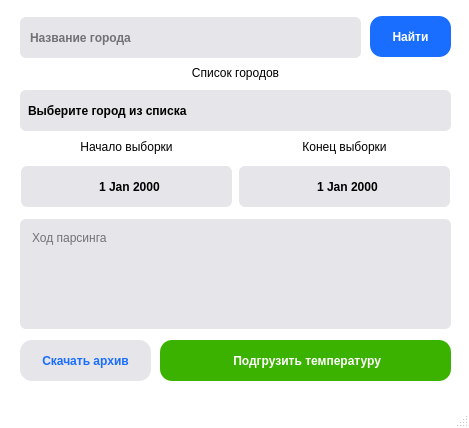
<?xml version="1.0" encoding="UTF-8"?>
<ui version="4.0">
 <class>WindowRP5</class>
 <widget class="QMainWindow" name="WindowRP5">
  <property name="enabled">
   <bool>true</bool>
  </property>
  <property name="geometry">
   <rect>
    <x>0</x>
    <y>0</y>
    <width>469</width>
    <height>428</height>
   </rect>
  </property>
  <property name="font">
   <font>
    <family>Calibri Light</family>
   </font>
  </property>
  <property name="focusPolicy">
   <enum>Qt::NoFocus</enum>
  </property>
  <property name="windowTitle">
   <string>Выгрузка с RP5</string>
  </property>
  <property name="styleSheet">
   <string notr="true">QMainWindow {
	background-color: white
}
QScrollBar:vertical {              
	background: #e5e5ea;
	border-radius: 3;
	border: none;
	max-width: 8px;
}
QScrollBar::handle:vertical {
	background-color: #196dff;
    border-radius: 3;
}
QScrollBar::handle:vertical:hover {
	background-color: #3b83ff; 
    min-height: 0px;
    border-radius: 3;
}
QScrollBar::add-line:vertical {
    height: 0px;
    subcontrol-position: bottom;
    subcontrol-origin: margin;
}
QScrollBar::sub-line:vertical {
    height: 0 px;
    subcontrol-position: top;
    subcontrol-origin: margin;
}
QScrollBar::add-page:vertical, QScrollBar::sub-page:vertical{
    background: #e5e5ea;
	border: none;
}
QComboBox QAbstractItemView {
	background: transparent;
	border-radius: 6;
    border: none;
	outline:0px;
	selection-background-color: white;
	selection-color: #196dff;
    padding: 8 0 8 0;
}</string>
  </property>
  <property name="documentMode">
   <bool>false</bool>
  </property>
  <widget class="QWidget" name="centralwidget">
   <property name="styleSheet">
    <string notr="true">background-color: #fff;</string>
   </property>
   <widget class="QLineEdit" name="inputCity">
    <property name="geometry">
     <rect>
      <x>20</x>
      <y>17</y>
      <width>341</width>
      <height>41</height>
     </rect>
    </property>
    <property name="font">
     <font>
      <family>Arial</family>
      <weight>75</weight>
      <bold>true</bold>
     </font>
    </property>
    <property name="styleSheet">
     <string notr="true">QLineEdit{
	background-color:rgba(229,229,234,1); 
	border-radius: 6;
	border: none;
	padding-left: 8px
}
QLineEdit:hover{
	background-color:rgba(242,242,247,1);
}
QLineEdit:pressed{
	background-color:rgba(188,188,192,1);
	border-radius: 12;
}</string>
    </property>
    <property name="inputMask">
     <string/>
    </property>
    <property name="text">
     <string/>
    </property>
    <property name="placeholderText">
     <string>Название города</string>
    </property>
   </widget>
   <widget class="QTextBrowser" name="textConsole">
    <property name="enabled">
     <bool>true</bool>
    </property>
    <property name="geometry">
     <rect>
      <x>20</x>
      <y>219</y>
      <width>431</width>
      <height>110</height>
     </rect>
    </property>
    <property name="font">
     <font>
      <family>Arial</family>
      <weight>50</weight>
      <bold>false</bold>
     </font>
    </property>
    <property name="styleSheet">
     <string notr="true">QTextBrowser{
	background-color:rgba(229,229,234,1); 
	border-radius: 6;
	border: none;
	padding: 8 4 8 8;
}
</string>
    </property>
    <property name="placeholderText">
     <string>Ход парсинга</string>
    </property>
   </widget>
   <widget class="QPushButton" name="btnParse">
    <property name="geometry">
     <rect>
      <x>20</x>
      <y>340</y>
      <width>131</width>
      <height>41</height>
     </rect>
    </property>
    <property name="font">
     <font>
      <family>Arial</family>
      <pointsize>9</pointsize>
      <weight>75</weight>
      <bold>true</bold>
     </font>
    </property>
    <property name="cursor">
     <cursorShape>PointingHandCursor</cursorShape>
    </property>
    <property name="styleSheet">
     <string notr="true">QPushButton{
	background-color: rgba(229,229,234,1);
	color: #196dff;
	border: none;
	border-radius: 12;
	border-style: outset;
}
QPushButton:hover{
	background-color: #dceaff; 
}
QPushButton:pressed{
	color: rgba(25, 109, 255, 0.7); 
	border-radius: 12;
}</string>
    </property>
    <property name="text">
     <string>Скачать архив</string>
    </property>
   </widget>
   <widget class="QPushButton" name="btnSearch">
    <property name="geometry">
     <rect>
      <x>370</x>
      <y>16</y>
      <width>81</width>
      <height>41</height>
     </rect>
    </property>
    <property name="font">
     <font>
      <family>Arial</family>
      <pointsize>9</pointsize>
      <weight>75</weight>
      <bold>true</bold>
     </font>
    </property>
    <property name="cursor">
     <cursorShape>PointingHandCursor</cursorShape>
    </property>
    <property name="styleSheet">
     <string notr="true">QPushButton{
	background-color: #196dff;
	color: white;
	border: none;
	border-radius: 12;
	border-style: outset;
}
QPushButton:hover{
	background-color: #3b83ff; 
}
QPushButton:pressed{
	color: rgba(255, 255, 255, 0.7);
	border-radius: 12;
}</string>
    </property>
    <property name="text">
     <string>Найти</string>
    </property>
   </widget>
   <widget class="QPushButton" name="btnDwnld_T">
    <property name="geometry">
     <rect>
      <x>160</x>
      <y>340</y>
      <width>291</width>
      <height>41</height>
     </rect>
    </property>
    <property name="font">
     <font>
      <family>Arial</family>
      <pointsize>9</pointsize>
      <weight>75</weight>
      <bold>true</bold>
     </font>
    </property>
    <property name="cursor">
     <cursorShape>PointingHandCursor</cursorShape>
    </property>
    <property name="styleSheet">
     <string notr="true">QPushButton{
	background-color: rgb(60,178,0);
	color: white;
	border: none;
	border-radius: 12;
	border-style: outset;
}
QPushButton:hover{
	background-color: rgba(60,178,0, 0.85); 
}
QPushButton:pressed{
	color: rgba(255, 255, 255, 0.7);
	border-radius: 12;
}</string>
    </property>
    <property name="text">
     <string> Подгрузить температуру</string>
    </property>
   </widget>
   <widget class="QComboBox" name="listCity">
    <property name="geometry">
     <rect>
      <x>20</x>
      <y>90</y>
      <width>431</width>
      <height>41</height>
     </rect>
    </property>
    <property name="font">
     <font>
      <family>Arial</family>
      <weight>75</weight>
      <bold>true</bold>
     </font>
    </property>
    <property name="cursor">
     <cursorShape>PointingHandCursor</cursorShape>
    </property>
    <property name="styleSheet">
     <string notr="true">QComboBox{
	background-color:rgba(229,229,234,1); 
	border: none;
	border-radius: 6;
	padding-left: 8px;
}

QComboBox:drop-down 
{
    width: 0px;
    height: 0px;
    border: 0px;
}
QComboBox:hover{
	background-color:rgba(242,242,247,1);
}
</string>
    </property>
    <property name="inputMethodHints">
     <set>Qt::ImhNone</set>
    </property>
    <property name="editable">
     <bool>false</bool>
    </property>
    <property name="currentText">
     <string/>
    </property>
    <property name="placeholderText">
     <string>Выберите город из списка</string>
    </property>
   </widget>
   <widget class="QLabel" name="label_11">
    <property name="enabled">
     <bool>true</bool>
    </property>
    <property name="geometry">
     <rect>
      <x>20</x>
      <y>65</y>
      <width>431</width>
      <height>16</height>
     </rect>
    </property>
    <property name="font">
     <font>
      <family>Arial</family>
      <pointsize>9</pointsize>
     </font>
    </property>
    <property name="text">
     <string>Список городов</string>
    </property>
    <property name="alignment">
     <set>Qt::AlignCenter</set>
    </property>
   </widget>
   <widget class="QLabel" name="label_9">
    <property name="enabled">
     <bool>true</bool>
    </property>
    <property name="geometry">
     <rect>
      <x>21</x>
      <y>138</y>
      <width>211</width>
      <height>17</height>
     </rect>
    </property>
    <property name="font">
     <font>
      <family>Arial</family>
      <pointsize>9</pointsize>
     </font>
    </property>
    <property name="text">
     <string>Начало выборки</string>
    </property>
    <property name="alignment">
     <set>Qt::AlignCenter</set>
    </property>
   </widget>
   <widget class="QLabel" name="label_10">
    <property name="enabled">
     <bool>true</bool>
    </property>
    <property name="geometry">
     <rect>
      <x>239</x>
      <y>138</y>
      <width>211</width>
      <height>17</height>
     </rect>
    </property>
    <property name="font">
     <font>
      <family>Arial</family>
      <pointsize>9</pointsize>
     </font>
    </property>
    <property name="text">
     <string>Конец выборки</string>
    </property>
    <property name="alignment">
     <set>Qt::AlignCenter</set>
    </property>
   </widget>
   <widget class="QDateEdit" name="dateEdit_start">
    <property name="geometry">
     <rect>
      <x>21</x>
      <y>166</y>
      <width>211</width>
      <height>41</height>
     </rect>
    </property>
    <property name="font">
     <font>
      <family>Arial</family>
      <weight>75</weight>
      <bold>true</bold>
     </font>
    </property>
    <property name="cursor">
     <cursorShape>PointingHandCursor</cursorShape>
    </property>
    <property name="styleSheet">
     <string notr="true">QDateEdit{
	background-color:rgba(229,229,234,1); 
	border-radius: 6;
	border: none;
	padding-left: 8px
}
QDateEdit:hover{
	background-color:rgba(242,242,247,1);
}
QDateEdit:pressed{
	background-color:rgba(188,188,192,1);
	border-radius: 6;
}
QDateEdit:up-button, QDateEdit:down-button{
    width: 0px;
    height: 0px;
    border: 0px;
}</string>
    </property>
    <property name="alignment">
     <set>Qt::AlignCenter</set>
    </property>
   </widget>
   <widget class="QDateEdit" name="dateEdit_end">
    <property name="geometry">
     <rect>
      <x>239</x>
      <y>166</y>
      <width>211</width>
      <height>41</height>
     </rect>
    </property>
    <property name="font">
     <font>
      <family>Arial</family>
      <weight>75</weight>
      <bold>true</bold>
      <kerning>true</kerning>
     </font>
    </property>
    <property name="cursor">
     <cursorShape>PointingHandCursor</cursorShape>
    </property>
    <property name="mouseTracking">
     <bool>false</bool>
    </property>
    <property name="styleSheet">
     <string notr="true">QDateEdit{
	background-color:rgba(229,229,234,1); 
	border-radius: 6;
	border: none;
	padding-left: 8px
}
QDateEdit:hover{
	background-color:rgba(242,242,247,1);
}
QDateEdit:pressed{
	background-color:rgba(188,188,192,1);
	border-radius: 6;
}
QDateEdit:up-button, QDateEdit:down-button{
    width: 0px;
    height: 0px;
    border: 0px;
}</string>
    </property>
    <property name="alignment">
     <set>Qt::AlignCenter</set>
    </property>
   </widget>
  </widget>
  <widget class="QStatusBar" name="statusBar"/>
 </widget>
 <resources/>
 <connections/>
</ui>
